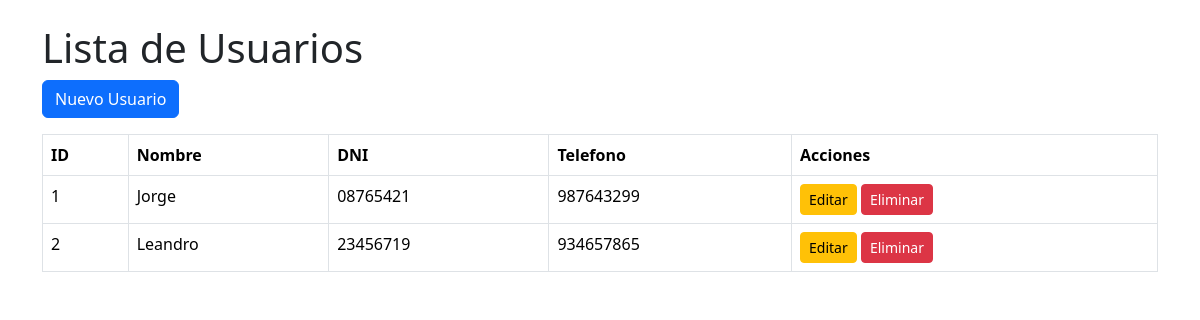
The app's page /usuarios.php with its own data.
### tables this page shows
CREATE TABLE `usuarios` (
  `id` int(11) NOT NULL,
  `nombre` varchar(100) NOT NULL,
  `dni` varchar(20) NOT NULL,
  `telefono` varchar(20) NOT NULL
);

### controladores/UsuarioControlador.php (called while the page is built, shortened)
<?php
include_once "modelos/Usuario.php";
class UsuarioControlador{
    private $modelo;
    public function __construct(){
        $this->modelo = new Usuario();
    }
    public function inicio(){
        $datos = $this->modelo->obtener();
        include_once "vistas/usuarios/index.php";
    }
}
?>

### config/conexion.php (called while the page is built)
<?php
class Conexion{
    public static function conectar(){
        try{
            $conn = new PDO(
                "mysql:host=127.0.0.1;dbname=biblioteca_mvc",
                "root",
                ""
            );
            $conn->setAttribute(PDO::ATTR_ERRMODE, PDO::ERRMODE_EXCEPTION);
            return $conn;
        }catch(PDOException $e){
            die("Error de conexión: " . $e->getMessage());
        }
    }
}
?>

### modelos/Usuario.php (called while the page is built, shortened)
<?php
include_once "config/conexion.php";
class Usuario{
    private $db;
    public function __construct(){
        $this->db = Conexion::conectar();
    }
    public function obtener(){
        $sql = "SELECT * FROM usuarios";
        $stmt = $this->db->prepare($sql);
        $stmt->execute();
        return $stmt->fetchAll(PDO::FETCH_ASSOC);
    }
}
?>

### vistas/usuarios/index.php (the view, shortened to what this page needs)
<!DOCTYPE html>
<html lang="es">
<head>
<link href="https://cdn.jsdelivr.net/npm/bootstrap@5.3.3/dist/css/bootstrap.min.css" rel="stylesheet">
</head>
<body class="container mt-4">
<h1>Lista de Usuarios</h1>
<a href="usuarios.php?action=crear"
class="btn btn-primary mb-3">
    Nuevo Usuario
</a>
<table class="table table-bordered table-hover">
<tr>
    <th>ID</th>
    <th>Nombre</th>
    <th>DNI</th>
    <th>Telefono</th>
    <th>Acciones</th>
</tr>
<?php foreach($datos as $d){ ?>
<tr>
    <td><?= $d['id'] ?></td>
    <td><?= $d['nombre'] ?></td>
    <td><?= $d['dni'] ?></td>
    <td><?= $d['telefono'] ?></td>
    <td>
        <a href="usuarios.php?action=editar&id=<?= $d['id'] ?>"
        class="btn btn-warning btn-sm">
            Editar
        </a>
        <a href="usuarios.php?action=eliminar&id=<?= $d['id'] ?>"
        class="btn btn-danger btn-sm">
            Eliminar
        </a>
    </td>
</tr>
<?php } ?>
</table>
</body>
</html>

### records on screen
usuarios: id "1", nombre "Jorge", dni "08765421", telefono "987643299"
usuarios: id "2", nombre "Leandro", dni "23456719", telefono "934657865"
